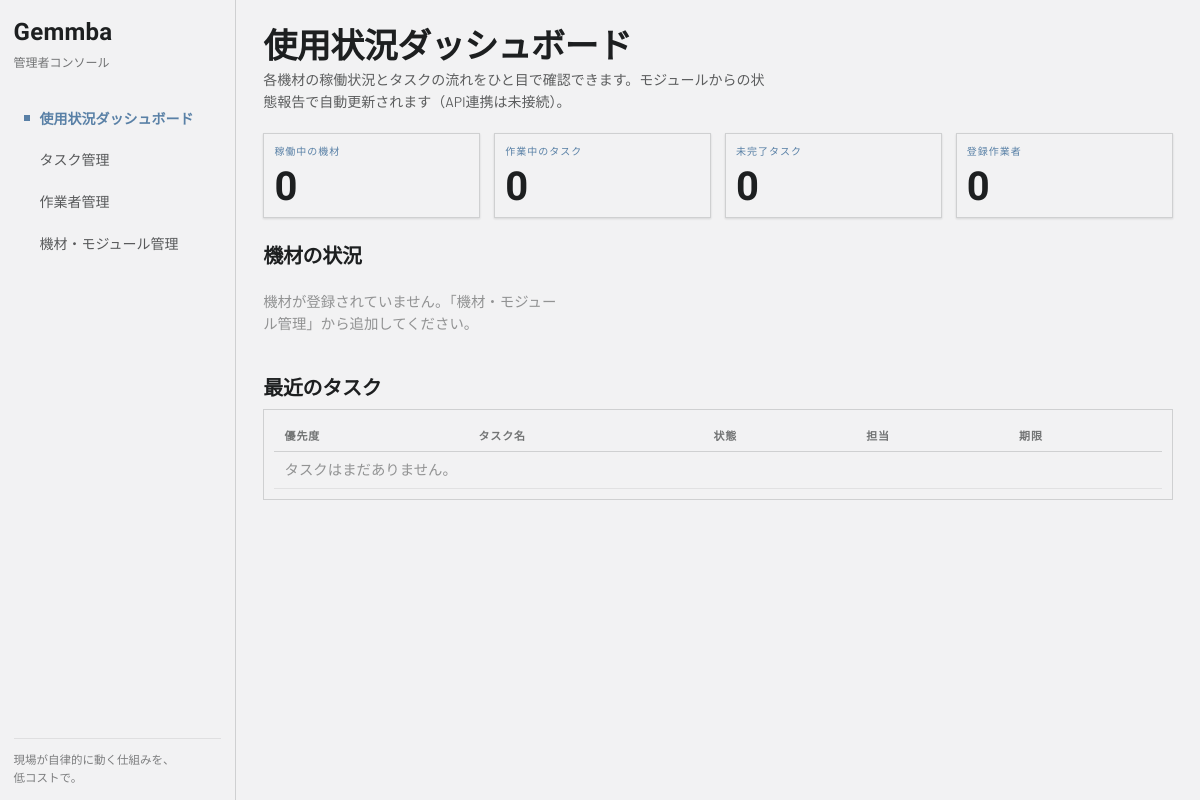
Before: / with the older database file.
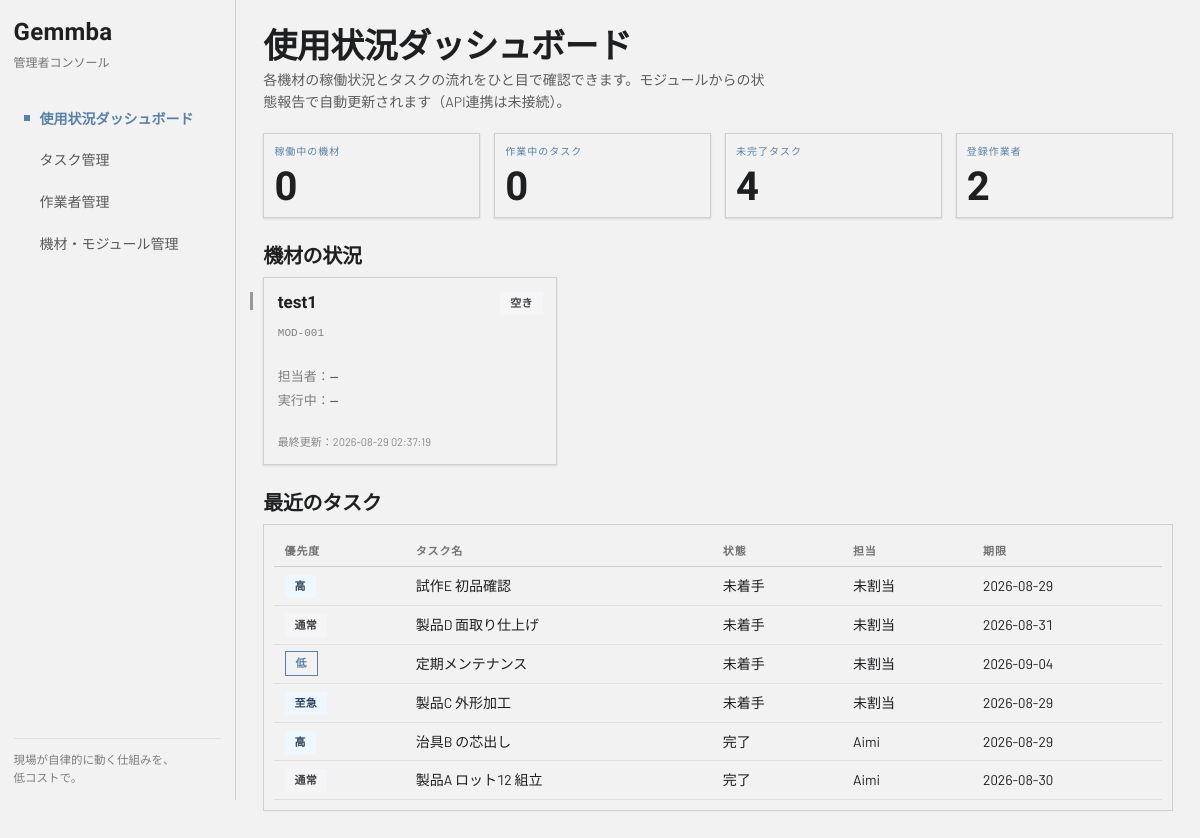
After: the same page with the newer database file.
### tables this page shows
CREATE TABLE equipment (
    id INTEGER PRIMARY KEY AUTOINCREMENT,
    name TEXT NOT NULL,
    module_id TEXT UNIQUE,                      -- モジュール(ESP32)の識別子
    status TEXT NOT NULL DEFAULT 'idle',        -- idle / working / stopped / maintenance
    current_worker_id INTEGER REFERENCES workers(id),
    current_task_id INTEGER REFERENCES tasks(id),
    updated_at TEXT DEFAULT (datetime('now', 'localtime'))
, ip TEXT, hostname TEXT, last_seen TEXT, online INTEGER DEFAULT 0);

CREATE TABLE tasks (
    id INTEGER PRIMARY KEY AUTOINCREMENT,
    title TEXT NOT NULL,
    description TEXT DEFAULT '',
    difficulty INTEGER NOT NULL DEFAULT 3,      -- 難易度 1-5（AIの文脈ベクトルに使用）
    priority TEXT NOT NULL DEFAULT 'normal',    -- urgent / high / normal / low
    quantity INTEGER DEFAULT 1,
    deadline TEXT,                              -- 期限 (YYYY-MM-DD)
    status TEXT NOT NULL DEFAULT 'todo',        -- todo / assigned / in_progress / done
    assigned_worker_id INTEGER REFERENCES workers(id),
    equipment_id INTEGER REFERENCES equipment(id),
    started_at TEXT,
    completed_at TEXT,
    created_at TEXT DEFAULT (datetime('now', 'localtime'))
);

CREATE TABLE workers (
    id INTEGER PRIMARY KEY AUTOINCREMENT,
    name TEXT NOT NULL,
    years_of_service REAL NOT NULL DEFAULT 0,   -- 勤続年数（AIの初期文脈ベクトルに使用）
    nfc_tag_id TEXT UNIQUE,                     -- 腕輪のICチップID（後で紐付け可能）
    created_at TEXT DEFAULT (datetime('now', 'localtime'))
);

### app.py (the view)
@app.route("/")
def dashboard():
    conn = db.get_db()
    equipment = conn.execute("""
        SELECT e.*, w.name AS worker_name, t.title AS task_title,
               t.quantity AS task_quantity, t.deadline AS task_deadline
        FROM equipment e
        LEFT JOIN workers w ON w.id = e.current_worker_id
        LEFT JOIN tasks t   ON t.id = e.current_task_id
        ORDER BY e.name
    """).fetchall()
    counts = conn.execute("""
        SELECT
          (SELECT COUNT(*) FROM tasks WHERE status != 'done')       AS open_tasks,
          (SELECT COUNT(*) FROM tasks WHERE status = 'in_progress') AS active_tasks,
          (SELECT COUNT(*) FROM workers)                            AS workers,
          (SELECT COUNT(*) FROM equipment WHERE status = 'working') AS working_eq
    """).fetchone()
    recent = conn.execute("""
        SELECT t.*, w.name AS worker_name FROM tasks t
        LEFT JOIN workers w ON w.id = t.assigned_worker_id
        ORDER BY t.created_at DESC LIMIT 8
    """).fetchall()
    conn.close()
    return render_template("dashboard.html", equipment=equipment, counts=counts, recent=recent)

### app.py (called while the page is built)
@app.context_processor
def inject_labels():
    return dict(P=PRIORITY_LABELS, S=STATUS_LABELS, E=EQ_STATUS_LABELS)

### db.py (called while the page is built)
def get_db():
    conn = sqlite3.connect(DB_PATH)
    conn.row_factory = sqlite3.Row
    conn.execute("PRAGMA foreign_keys = ON")
    return conn

### templates/dashboard.html (shortened to what this page needs)
{% extends "base.html" %}
{% block content %}
<header class="page-head">
  <h1>使用状況ダッシュボード</h1>
  <p class="page-sub">各機材の稼働状況とタスクの流れをひと目で確認できます。モジュールからの状態報告で自動更新されます（API連携は未接続）。</p>
</header>
<section class="stat-grid">
  <div class="card elev-sm">
    <div class="card-kicker">稼働中の機材</div>
    <div class="stat-num">{{ counts.working_eq }}</div>
  </div>
  <div class="card elev-sm">
    <div class="card-kicker">作業中のタスク</div>
    <div class="stat-num">{{ counts.active_tasks }}</div>
  </div>
  <div class="card elev-sm">
    <div class="card-kicker">未完了タスク</div>
    <div class="stat-num">{{ counts.open_tasks }}</div>
  </div>
  <div class="card elev-sm">
    <div class="card-kicker">登録作業者</div>
    <div class="stat-num">{{ counts.workers }}</div>
  </div>
</section>
<h3 class="section-title">機材の状況</h3>
<section class="eq-grid">
  {% for e in equipment %}
  <article class="card elev-sm eq-card status-{{ e.status }}">
    <span class="app-led"></span>
    <div class="eq-card-head">
      <div class="card-title">{{ e.name }}</div>
      <span class="badge badge-{{ e.status }}">{{ E[e.status] }}</span>
    </div>
    <div class="mono">{{ e.module_id or '未接続' }}</div>
    <dl class="eq-meta">
      <div><span class="k">担当者：</span>{{ e.worker_name or '—' }}</div>
      <div><span class="k">実行中：</span>{{ e.task_title or '—' }}{% if e.task_title %}　<span class="text-muted">×{{ e.task_quantity or '—' }} ／ 期限 {{ e.task_deadline or '—' }}</span>{% endif %}</div>
    </dl>
    <div class="card-meta eq-updated">最終更新：{{ e.updated_at }}</div>
  </article>
  {% else %}
  <p class="empty">機材が登録されていません。「機材・モジュール管理」から追加してください。</p>
  {% endfor %}
</section>
<h3 class="section-title">最近のタスク</h3>
<div class="card table-wrap">
  <table class="table">
    <thead><tr><th>優先度</th><th>タスク名</th><th>状態</th><th>担当</th><th>期限</th></tr></thead>
    <tbody>
    {% for t in recent %}
      <tr>
        <td><span class="badge badge-p-{{ t.priority }}">{{ P[t.priority] }}</span></td>
        <td>{{ t.title }}</td>
        <td>{{ S[t.status] }}</td>
        <td>{{ t.worker_name or '未割当' }}</td>
        <td>{{ t.deadline or '—' }}</td>
      </tr>
    {% else %}
      <tr><td colspan="5" class="empty">タスクはまだありません。</td></tr>
    {% endfor %}
    </tbody>
  </table>
</div>
{% endblock %}

### templates/base.html (shortened to what this page needs)
<!DOCTYPE html>
<html lang="ja">
<head>
<link rel="stylesheet" href="{{ url_for('static', filename='style.css') }}">
</head>
<body>
<div class="app">
  <aside class="sidebar">
    <div>
      <div class="brand-name">Gemmba</div>
      <div class="brand-sub">管理者コンソール</div>
    </div>
    <nav class="sidebar-nav">
      <a href="{{ url_for('dashboard') }}" class="navlink {{ 'active' if request.endpoint == 'dashboard' }}">
        <span class="navdot"></span>使用状況ダッシュボード</a>
      <a href="{{ url_for('tasks') }}" class="navlink {{ 'active' if request.endpoint == 'tasks' }}">
        タスク管理</a>
      <a href="{{ url_for('workers') }}" class="navlink {{ 'active' if request.endpoint == 'workers' }}">
        作業者管理</a>
      <a href="{{ url_for('equipment') }}" class="navlink {{ 'active' if request.endpoint == 'equipment' }}">
        機材・モジュール管理</a>
    </nav>
    <div class="sidebar-foot">現場が自律的に動く仕組みを、<br>低コストで。</div>
  </aside>
  <main class="main">
    {% block content %}{% endblock %}
  </main>
</div>
</body>
</html>

Changed rows visible on the page:
added equipment: name "test1", status "空き", module "MOD-001", worker_name "—", task_title "—", updated_at "2026-08-29 02:37:19"
added tasks: priority "高", title "試作E 初品確認", status "未着手", worker_name "未割当", deadline "2026-08-29"
added tasks: priority "通常", title "製品D 面取り仕上げ", status "未着手", worker_name "未割当", deadline "2026-08-31"
added tasks: priority "低", title "定期メンテナンス", status "未着手", worker_name "未割当", deadline "2026-09-04"
added tasks: priority "至急", title "製品C 外形加工", status "未着手", worker_name "未割当", deadline "2026-08-29"
added tasks: priority "高", title "治具B の芯出し", status "完了", name "Aimi", deadline "2026-08-29"
added tasks: priority "通常", title "製品A ロット12 組立", status "完了", name "Aimi", deadline "2026-08-30"
Other visible differences:
{{ counts.open_tasks }}: "0" → "4"
{{ counts.workers }}: "0" → "2"
text no longer shown: "機材が登録されていません。「機材・モジュール管理」から追加してください。 タスクはまだありません。"
